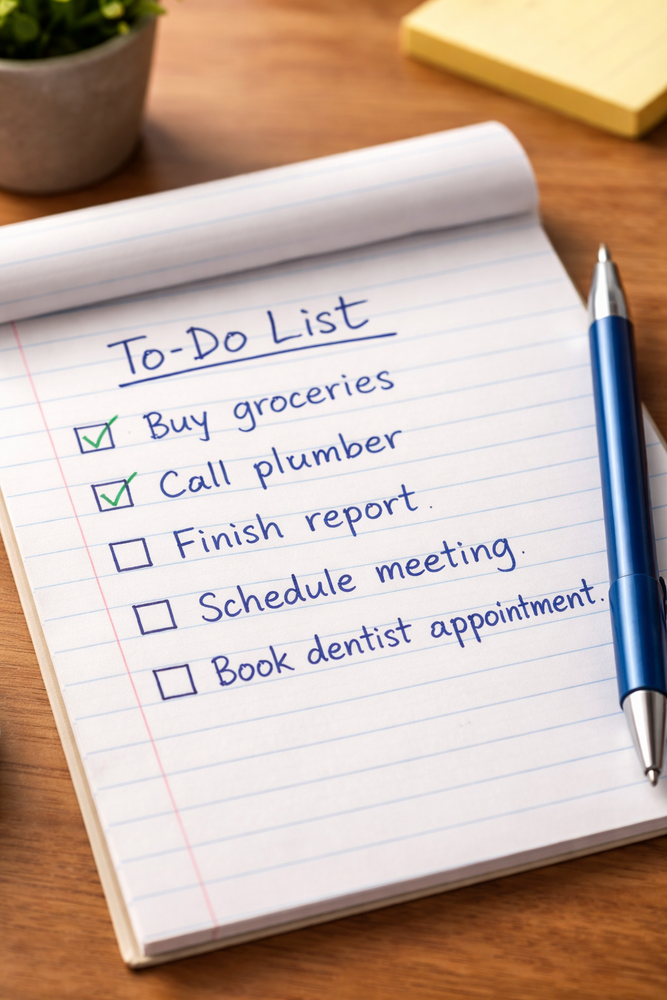
#> input picture data/raw/image1.png, 667 x 1000 px, shrunk from 1024 x 1536 before the run, found by its file name
$ jupyter execute 01_images_as_data.ipynb
#> lines starting #> are read from the running program, lines starting #| are printed output that depends on the picture
[cell 1]
import sys
print(sys.executable)

[cell 2]
import sys

[cell 3]
import cv2
cv2.__version__

[cell 4]
import cv2
import matplotlib.pyplot as plt

# Charger une image
img_color = cv2.imread("C:/Users/user/ocr-embeddings/data/raw/image1.png")
#> img_color is the input picture: shape (1000, 667, 3); mean B, G, R 165.3, 176.4, 196.5

# Convertir en niveaux de gris
img_gray = cv2.cvtColor(img_color, cv2.COLOR_BGR2GRAY)
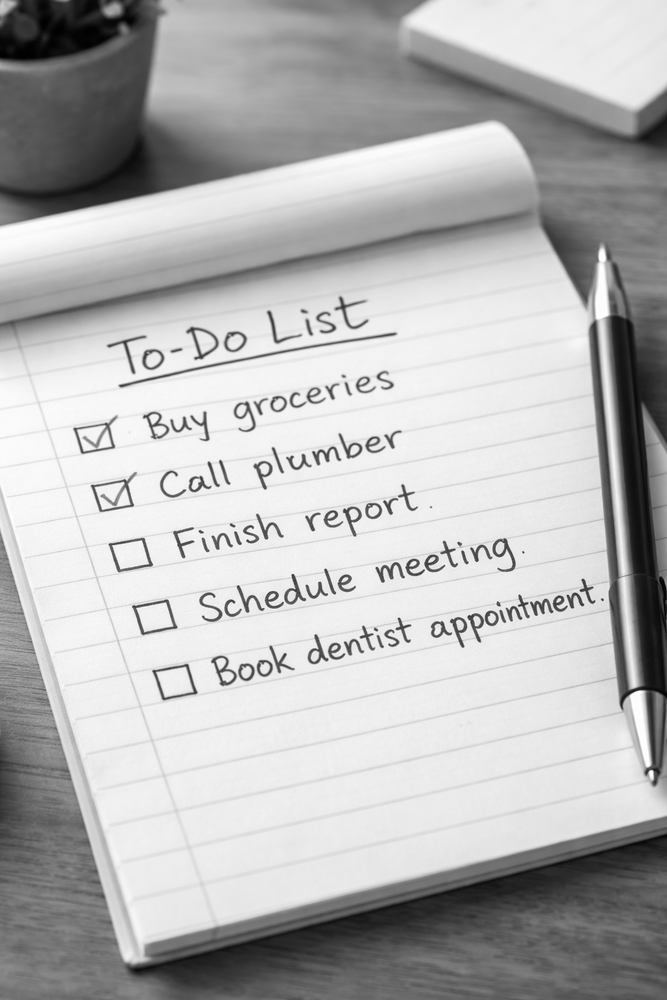
#> img_gray: shape (1000, 667); min 0, max 255, mean 181.1

# Infos importantes
print("Image couleur :", img_color.shape)
#| Image couleur : (1000, 667, 3)
print("Image gris :", img_gray.shape)
#| Image gris : (1000, 667)
print("Pixel exemple :", img_gray[30, 30])
#| Pixel exemple : 51

# Affichage
plt.figure(figsize=(10,4))

plt.subplot(1,2,1)
plt.title("Image couleur")
plt.imshow(cv2.cvtColor(img_color, cv2.COLOR_BGR2RGB))
plt.axis("off")

plt.subplot(1,2,2)
plt.title("Image en niveaux de gris")
plt.imshow(img_gray, cmap="gray")
plt.axis("off")

plt.show()
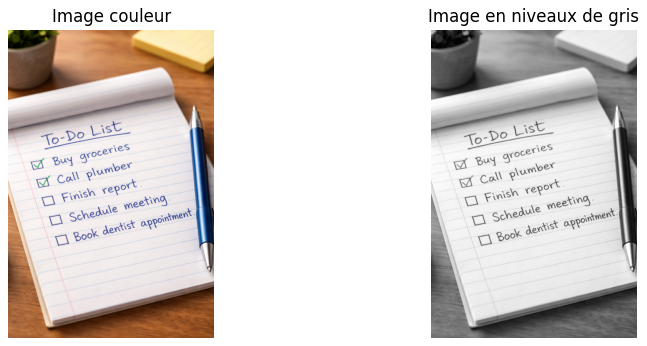
#> figure drawn by matplotlib, 2 panels
